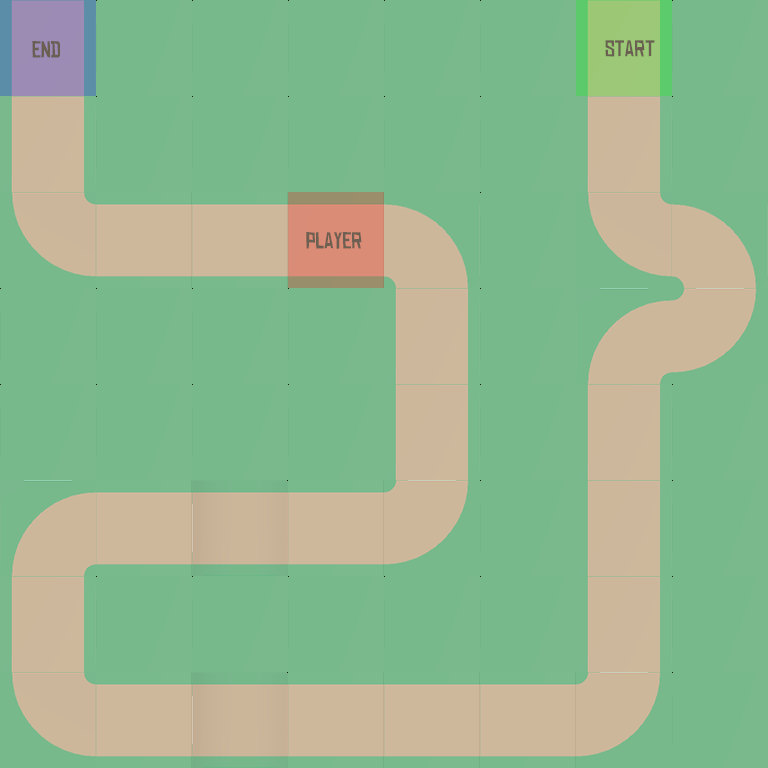

Below is a game level as drawn by its tile map, then a one-line description and the .tmx file that defines it, in full:
An orthogonal 8x8 tile map with 96x96 px tiles, 2 tile layers (Map, Legends), 3 tilesets.

<map version="1.0" orientation="orthogonal" renderorder="left-up" width="8" height="8" tilewidth="96" tileheight="96" nextobjectid="1">
 <properties>
  <property name="EndIndex" value="0,0" />
  <property name="Enemy_01" value="5" />
  <property name="Enemy_02" value="3" />
  <property name="Enemy_03" value="1" />
  <property name="PlayerSpawn" value="6,5" />
  <property name="StartIndex" value="2,7" />
  <property name="Time" value="120" />
  <property name="WaveCount" type="int" value="1" />
 </properties>
 <tileset firstgid="1" name="_towerDefense_" tilewidth="96" tileheight="96" tilecount="120" columns="15">
  <image source="../../../ArtReference/MapRef.png" width="1440" height="769" />
 </tileset>
 <tileset firstgid="121" name="TilesetsLegends" tilewidth="96" tileheight="96" tilecount="4" columns="2">
  <image source="../../../ArtReference/MapEditorLegends.png" width="192" height="192" />
 </tileset>
 <tileset firstgid="125" name="Map4" tilewidth="96" tileheight="95" tilecount="120" columns="15">
  <image source="../../../ArtReference/MapRef2.png" width="1440" height="767" />
 </tileset>
 <layer name="Map" width="8" height="8">
  <data encoding="csv">
89,88,88,88,88,88,89,88,
89,88,88,88,88,88,89,88,
96,90,90,90,102,88,96,102,
88,88,88,88,89,88,101,95,
88,88,88,88,89,88,89,88,
101,90,83,90,95,88,89,88,
89,88,88,88,88,88,89,88,
96,90,83,90,90,90,95,88
</data>
 </layer>
 <layer name="Legends" width="8" height="8" opacity="0.48">
  <data encoding="csv">
123,0,0,0,0,0,122,0,
0,0,0,0,0,0,0,0,
0,0,0,121,0,0,0,0,
0,0,0,0,0,0,0,0,
0,0,0,0,0,0,0,0,
0,0,0,0,0,0,0,0,
0,0,0,0,0,0,0,0,
0,0,0,0,0,0,0,0
</data>
 </layer>
</map>
